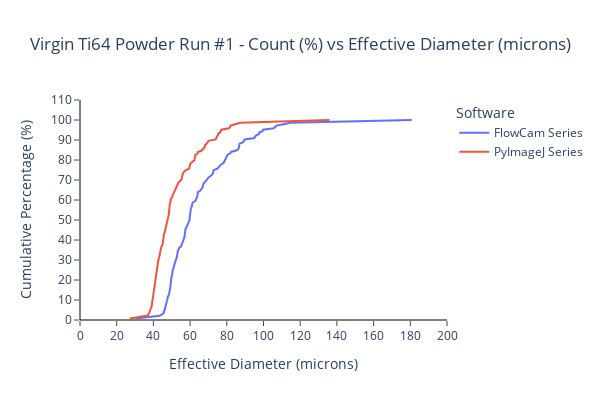

Source (notebook cell):
### Code cell
# Display figure 
figure1.show()

# save = True

### Figure 1 — Plotly figure (JSON) as saved in the notebook; plotly's stock layout.template omitted (floating-point values rounded to 4 significant figures; data arrays with more than 128 entries replaced by an {"elided": "..."} marker saying what was removed)
{"data": [{"mode": "lines", "name": "FlowCam Series", "type": "scatter", "x": {"elided": "144 float values"}, "y": {"elided": "144 float values"}}, {"mode": "lines", "name": "PyImageJ Series", "type": "scatter", "x": {"elided": "144 float values"}, "y": {"elided": "144 float values"}}], "layout": {"height": 400, "legend": {"bordercolor": "Black", "title": {"text": "Software"}}, "paper_bgcolor": "white", "plot_bgcolor": "White", "title": {"text": "Virgin Ti64 Powder Run #1 - Count (%) vs Effective Diameter (microns)"}, "width": 600, "xaxis": {"dtick": 20, "range": [0, 200], "showticklabels": true, "ticks": "outside", "title": {"text": "Effective Diameter (microns)"}, "zeroline": true, "zerolinecolor": "black", "zerolinewidth": 1}, "yaxis": {"dtick": 10, "range": [0, 110], "showticklabels": true, "ticks": "outside", "title": {"text": "Cumulative Percentage (%)"}, "zeroline": true, "zerolinecolor": "black", "zerolinewidth": 1}}}
